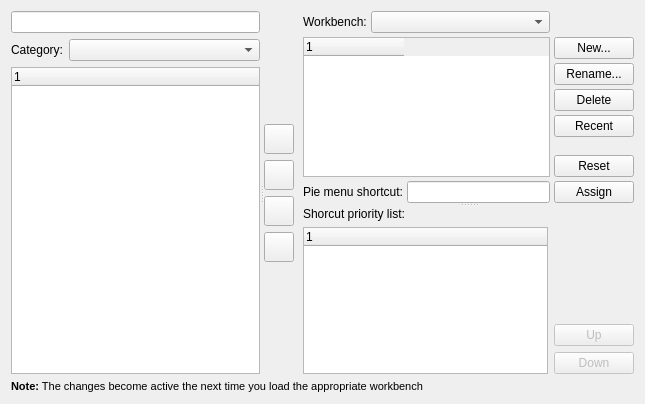
<?xml version="1.0" encoding="UTF-8"?>
<ui version="4.0">
 <class>Gui::Dialog::DlgCustomToolbars</class>
 <widget class="QWidget" name="Gui::Dialog::DlgCustomToolbars">
  <property name="geometry">
   <rect>
    <x>0</x>
    <y>0</y>
    <width>645</width>
    <height>404</height>
   </rect>
  </property>
  <property name="windowTitle">
   <string>Toolbars</string>
  </property>
  <layout class="QVBoxLayout" name="verticalLayout_3">
   <item>
    <widget class="QSplitter" name="splitter">
     <property name="sizePolicy">
      <sizepolicy hsizetype="Expanding" vsizetype="Expanding">
       <horstretch>0</horstretch>
       <verstretch>0</verstretch>
      </sizepolicy>
     </property>
     <property name="orientation">
      <enum>Qt::Horizontal</enum>
     </property>
     <widget class="QWidget" name="layoutWidget">
      <layout class="QGridLayout" name="gridLayout_3">
       <property name="leftMargin">
        <number>0</number>
       </property>
       <property name="topMargin">
        <number>0</number>
       </property>
       <property name="rightMargin">
        <number>0</number>
       </property>
       <property name="bottomMargin">
        <number>0</number>
       </property>
       <item row="1" column="0">
        <widget class="QLabel" name="label_4">
         <property name="sizePolicy">
          <sizepolicy hsizetype="Maximum" vsizetype="Preferred">
           <horstretch>0</horstretch>
           <verstretch>0</verstretch>
          </sizepolicy>
         </property>
         <property name="text">
          <string>Category:</string>
         </property>
        </widget>
       </item>
       <item row="1" column="1">
        <widget class="QComboBox" name="categoryBox"/>
       </item>
       <item row="2" column="0" colspan="2">
        <widget class="QTreeWidget" name="commandTreeWidget">
         <property name="rootIsDecorated">
          <bool>false</bool>
         </property>
         <column>
          <property name="text">
           <string notr="true">1</string>
          </property>
         </column>
        </widget>
       </item>
       <item row="0" column="0" colspan="2">
        <widget class="QLineEdit" name="editCommand"/>
       </item>
      </layout>
     </widget>
     <widget class="QWidget" name="horizontalLayoutWidget">
      <layout class="QHBoxLayout" name="horizontalLayout_2">
       <item>
        <layout class="QVBoxLayout" name="verticalLayout">
         <property name="sizeConstraint">
          <enum>QLayout::SetDefaultConstraint</enum>
         </property>
         <item>
          <spacer>
           <property name="orientation">
            <enum>Qt::Vertical</enum>
           </property>
           <property name="sizeType">
            <enum>QSizePolicy::Expanding</enum>
           </property>
           <property name="sizeHint" stdset="0">
            <size>
             <width>33</width>
             <height>58</height>
            </size>
           </property>
          </spacer>
         </item>
         <item>
          <widget class="QToolButton" name="moveActionRightButton">
           <property name="enabled">
            <bool>true</bool>
           </property>
           <property name="sizePolicy">
            <sizepolicy hsizetype="Fixed" vsizetype="Fixed">
             <horstretch>0</horstretch>
             <verstretch>0</verstretch>
            </sizepolicy>
           </property>
           <property name="minimumSize">
            <size>
             <width>30</width>
             <height>30</height>
            </size>
           </property>
           <property name="toolTip">
            <string>Move right</string>
           </property>
           <property name="whatsThis">
            <string>&lt;b&gt;Move the selected item one level down.&lt;/b&gt;&lt;p&gt;This will also change the level of the parent item.&lt;/p&gt;</string>
           </property>
           <property name="text">
            <string/>
           </property>
           <property name="icon">
            <iconset resource="Icons/resource.qrc">
             <normaloff>:/icons/button_right.svg</normaloff>:/icons/button_right.svg</iconset>
           </property>
          </widget>
         </item>
         <item>
          <widget class="QToolButton" name="moveActionLeftButton">
           <property name="enabled">
            <bool>true</bool>
           </property>
           <property name="sizePolicy">
            <sizepolicy hsizetype="Fixed" vsizetype="Fixed">
             <horstretch>0</horstretch>
             <verstretch>0</verstretch>
            </sizepolicy>
           </property>
           <property name="minimumSize">
            <size>
             <width>30</width>
             <height>30</height>
            </size>
           </property>
           <property name="toolTip">
            <string>Move left</string>
           </property>
           <property name="whatsThis">
            <string>&lt;b&gt;Move the selected item one level up.&lt;/b&gt;&lt;p&gt;This will also change the level of the parent item.&lt;/p&gt;</string>
           </property>
           <property name="text">
            <string/>
           </property>
           <property name="icon">
            <iconset resource="Icons/resource.qrc">
             <normaloff>:/icons/button_left.svg</normaloff>:/icons/button_left.svg</iconset>
           </property>
          </widget>
         </item>
         <item>
          <widget class="QToolButton" name="moveActionUpButton">
           <property name="enabled">
            <bool>true</bool>
           </property>
           <property name="sizePolicy">
            <sizepolicy hsizetype="Fixed" vsizetype="Fixed">
             <horstretch>0</horstretch>
             <verstretch>0</verstretch>
            </sizepolicy>
           </property>
           <property name="minimumSize">
            <size>
             <width>30</width>
             <height>30</height>
            </size>
           </property>
           <property name="toolTip">
            <string>Move up</string>
           </property>
           <property name="whatsThis">
            <string>&lt;b&gt;Move the selected item up.&lt;/b&gt;&lt;p&gt;The item will be moved within the hierarchy level.&lt;/p&gt;</string>
           </property>
           <property name="text">
            <string/>
           </property>
           <property name="icon">
            <iconset resource="Icons/resource.qrc">
             <normaloff>:/icons/button_up.svg</normaloff>:/icons/button_up.svg</iconset>
           </property>
          </widget>
         </item>
         <item>
          <widget class="QToolButton" name="moveActionDownButton">
           <property name="enabled">
            <bool>true</bool>
           </property>
           <property name="sizePolicy">
            <sizepolicy hsizetype="Fixed" vsizetype="Fixed">
             <horstretch>0</horstretch>
             <verstretch>0</verstretch>
            </sizepolicy>
           </property>
           <property name="minimumSize">
            <size>
             <width>30</width>
             <height>30</height>
            </size>
           </property>
           <property name="toolTip">
            <string>Move down</string>
           </property>
           <property name="whatsThis">
            <string>&lt;b&gt;Move the selected item down.&lt;/b&gt;&lt;p&gt;The item will be moved within the hierarchy level.&lt;/p&gt;</string>
           </property>
           <property name="text">
            <string/>
           </property>
           <property name="icon">
            <iconset resource="Icons/resource.qrc">
             <normaloff>:/icons/button_down.svg</normaloff>:/icons/button_down.svg</iconset>
           </property>
          </widget>
         </item>
         <item>
          <spacer>
           <property name="orientation">
            <enum>Qt::Vertical</enum>
           </property>
           <property name="sizeType">
            <enum>QSizePolicy::Expanding</enum>
           </property>
           <property name="sizeHint" stdset="0">
            <size>
             <width>33</width>
             <height>57</height>
            </size>
           </property>
          </spacer>
         </item>
        </layout>
       </item>
       <item>
        <widget class="QSplitter" name="splitterVertical">
         <property name="orientation">
          <enum>Qt::Vertical</enum>
         </property>
         <widget class="QWidget" name="layoutWidget">
          <layout class="QGridLayout" name="gridLayout_2">
           <property name="leftMargin">
            <number>0</number>
           </property>
           <property name="topMargin">
            <number>0</number>
           </property>
           <property name="rightMargin">
            <number>0</number>
           </property>
           <property name="bottomMargin">
            <number>0</number>
           </property>
           <property name="spacing">
            <number>4</number>
           </property>
           <item row="4" column="3">
            <widget class="QPushButton" name="recentButton">
             <property name="toolTip">
              <string>Create a new toolbar containing recently used commands.</string>
             </property>
             <property name="text">
              <string>Recent</string>
             </property>
            </widget>
           </item>
           <item row="2" column="3">
            <widget class="QPushButton" name="renameButton">
             <property name="text">
              <string>Rename...</string>
             </property>
            </widget>
           </item>
           <item row="0" column="0">
            <widget class="QLabel" name="label_3">
             <property name="sizePolicy">
              <sizepolicy hsizetype="Maximum" vsizetype="Preferred">
               <horstretch>0</horstretch>
               <verstretch>0</verstretch>
              </sizepolicy>
             </property>
             <property name="text">
              <string>Workbench:</string>
             </property>
            </widget>
           </item>
           <item row="3" column="3">
            <widget class="QPushButton" name="deleteButton">
             <property name="text">
              <string>Delete</string>
             </property>
            </widget>
           </item>
           <item row="7" column="0" colspan="2">
            <widget class="QLabel" name="labelShortcut">
             <property name="toolTip">
              <string>Assign shortcut to a toolbar to create a popup menu.</string>
             </property>
             <property name="text">
              <string>Pie menu shortcut:</string>
             </property>
            </widget>
           </item>
           <item row="7" column="3">
            <widget class="QPushButton" name="assignButton">
             <property name="toolTip">
              <string>Assign toolbar pie menu shortcut</string>
             </property>
             <property name="text">
              <string>Assign</string>
             </property>
            </widget>
           </item>
           <item row="7" column="2">
            <widget class="Gui::AccelLineEdit" name="editShortcut">
             <property name="toolTip">
              <string>Keyboard shortcut to bring up the corresponding pie menu of a toolbar</string>
             </property>
            </widget>
           </item>
           <item row="1" column="3">
            <widget class="QPushButton" name="newButton">
             <property name="text">
              <string>New...</string>
             </property>
            </widget>
           </item>
           <item row="0" column="1" colspan="2">
            <widget class="QComboBox" name="workbenchBox">
             <property name="sizePolicy">
              <sizepolicy hsizetype="Expanding" vsizetype="Fixed">
               <horstretch>0</horstretch>
               <verstretch>0</verstretch>
              </sizepolicy>
             </property>
            </widget>
           </item>
           <item row="6" column="3">
            <widget class="QPushButton" name="resetButton">
             <property name="toolTip">
              <string>Reset toolbar pie menu shortcut</string>
             </property>
             <property name="text">
              <string>Reset</string>
             </property>
            </widget>
           </item>
           <item row="5" column="3">
            <spacer name="verticalSpacer">
             <property name="orientation">
              <enum>Qt::Vertical</enum>
             </property>
             <property name="sizeHint" stdset="0">
              <size>
               <width>20</width>
               <height>40</height>
              </size>
             </property>
            </spacer>
           </item>
           <item row="1" column="0" rowspan="6" colspan="3">
            <widget class="QTreeWidget" name="toolbarTreeWidget">
             <property name="iconSize">
              <size>
               <width>32</width>
               <height>32</height>
              </size>
             </property>
             <attribute name="headerCascadingSectionResizes">
              <bool>true</bool>
             </attribute>
             <attribute name="headerStretchLastSection">
              <bool>false</bool>
             </attribute>
             <column>
              <property name="text">
               <string notr="true">1</string>
              </property>
             </column>
            </widget>
           </item>
          </layout>
         </widget>
         <widget class="QWidget" name="verticalLayoutWidget">
          <layout class="QGridLayout" name="gridLayout">
           <item row="1" column="0" rowspan="3">
            <widget class="QTreeWidget" name="assignedTreeWidget">
             <property name="minimumSize">
              <size>
               <width>220</width>
               <height>0</height>
              </size>
             </property>
             <property name="alternatingRowColors">
              <bool>true</bool>
             </property>
             <property name="rootIsDecorated">
              <bool>false</bool>
             </property>
             <column>
              <property name="text">
               <string notr="true">1</string>
              </property>
             </column>
            </widget>
           </item>
           <item row="0" column="0">
            <widget class="QLabel" name="textLabelAssigned">
             <property name="sizePolicy">
              <sizepolicy hsizetype="Expanding" vsizetype="Preferred">
               <horstretch>0</horstretch>
               <verstretch>0</verstretch>
              </sizepolicy>
             </property>
             <property name="toolTip">
              <string>This list shows commands having the same shortcut in the priority from high
to low. If more than one command with the same shortcut are active at the
same time. The one with the highest priority will be triggered.</string>
             </property>
             <property name="text">
              <string>Shorcut priority list:</string>
             </property>
            </widget>
           </item>
           <item row="3" column="1">
            <widget class="QPushButton" name="buttonDown">
             <property name="enabled">
              <bool>false</bool>
             </property>
             <property name="text">
              <string>Down</string>
             </property>
            </widget>
           </item>
           <item row="2" column="1">
            <widget class="QPushButton" name="buttonUp">
             <property name="enabled">
              <bool>false</bool>
             </property>
             <property name="text">
              <string>Up</string>
             </property>
            </widget>
           </item>
          </layout>
         </widget>
        </widget>
       </item>
      </layout>
     </widget>
    </widget>
   </item>
   <item>
    <widget class="QLabel" name="label">
     <property name="sizePolicy">
      <sizepolicy hsizetype="Preferred" vsizetype="Minimum">
       <horstretch>0</horstretch>
       <verstretch>0</verstretch>
      </sizepolicy>
     </property>
     <property name="text">
      <string>&lt;html&gt;&lt;head&gt;&lt;meta name=&quot;qrichtext&quot; content=&quot;1&quot; /&gt;&lt;/head&gt;&lt;body style=&quot; white-space: pre-wrap; font-family:MS Shell Dlg 2; font-size:7.8pt; font-weight:400; font-style:normal; text-decoration:none;&quot;&gt;&lt;p style=&quot; margin-top:0px; margin-bottom:0px; margin-left:0px; margin-right:0px; -qt-block-indent:0; text-indent:0px; font-size:8pt;&quot;&gt;&lt;span style=&quot; font-weight:600;&quot;&gt;Note:&lt;/span&gt; The changes become active the next time you load the appropriate workbench&lt;/p&gt;&lt;/body&gt;&lt;/html&gt;</string>
     </property>
    </widget>
   </item>
  </layout>
 </widget>
 <customwidgets>
  <customwidget>
   <class>Gui::AccelLineEdit</class>
   <extends>QLineEdit</extends>
   <header>Gui/Widgets.h</header>
  </customwidget>
 </customwidgets>
 <tabstops>
  <tabstop>editCommand</tabstop>
  <tabstop>categoryBox</tabstop>
  <tabstop>commandTreeWidget</tabstop>
  <tabstop>moveActionRightButton</tabstop>
  <tabstop>moveActionLeftButton</tabstop>
  <tabstop>moveActionUpButton</tabstop>
  <tabstop>moveActionDownButton</tabstop>
  <tabstop>workbenchBox</tabstop>
  <tabstop>toolbarTreeWidget</tabstop>
  <tabstop>newButton</tabstop>
  <tabstop>renameButton</tabstop>
  <tabstop>deleteButton</tabstop>
  <tabstop>recentButton</tabstop>
  <tabstop>editShortcut</tabstop>
  <tabstop>assignButton</tabstop>
  <tabstop>resetButton</tabstop>
  <tabstop>assignedTreeWidget</tabstop>
  <tabstop>buttonUp</tabstop>
  <tabstop>buttonDown</tabstop>
 </tabstops>
 <resources>
  <include location="Icons/resource.qrc"/>
 </resources>
 <connections/>
</ui>
